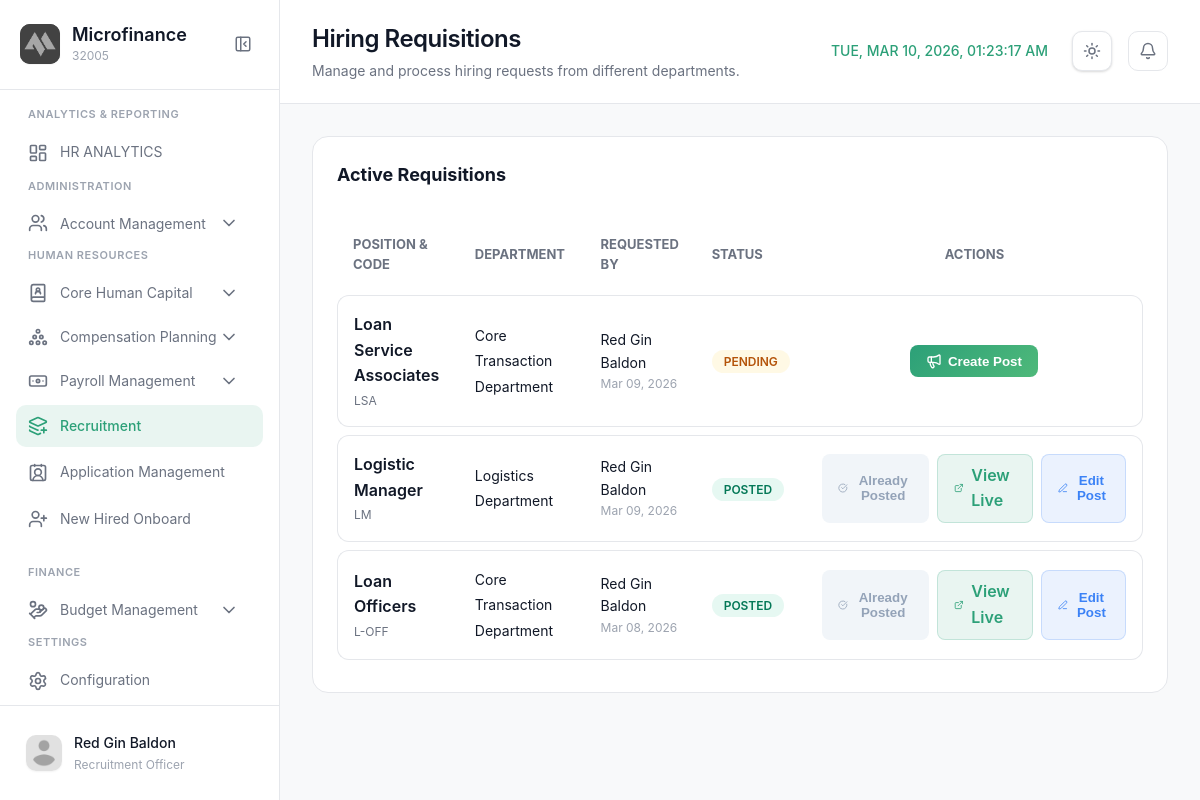
The page /modules/admin/recruitment.php (signed in) on the database its author committed.
### tables this page shows
CREATE TABLE `recruitment_requisitions` (
  `RequisitionID` int(11) NOT NULL,
  `PositionID` int(11) NOT NULL,
  `RequestedBy` varchar(100) NOT NULL,
  `Status` enum('Pending','Active','Posted','Closed') DEFAULT 'Pending',
  `CreatedAt` timestamp NOT NULL DEFAULT current_timestamp()
);

CREATE TABLE `positions` (
  `PositionID` int(11) NOT NULL,
  `PositionName` varchar(100) NOT NULL,
  `PositionCode` varchar(10) DEFAULT NULL,
  `DepartmentID` int(11) DEFAULT NULL,
  `SalaryGradeID` int(11) DEFAULT NULL,
  `AuthorizedHeadcount` int(11) DEFAULT 1
);

CREATE TABLE `department` (
  `DepartmentID` int(11) NOT NULL,
  `DepartmentName` varchar(100) NOT NULL
);

### modules/admin/recruitment.php (the view, shortened to what this page needs)
<?php
require_once '../../config/config.php';
$page = 'recruitment';
$module = 'recruitment';
$query = "
    SELECT
        r.*,
        p.PositionName,
        p.PositionCode,
        d.DepartmentName,
        sg.GradeName,
        sg.MinSalary,
        sg.MaxSalary,
        jp.RequisitionID AS HasPosting,
        jp.Title AS PostTitle,
        jp.Description AS PostDesc,
        jp.Responsibilities AS PostResp,
        jp.Requirements AS PostReq,
        jp.JobType AS PostType,
        jp.SalaryType AS PostSalaryType,
        jp.SalaryRange AS PostSalaryRange,
        jp.Location AS PostLocation
    FROM recruitment_requisitions r
    JOIN positions p ON r.PositionID = p.PositionID
    JOIN department d ON p.DepartmentID = d.DepartmentID
    JOIN salary_grades sg ON p.SalaryGradeID = sg.SalaryGradeID
    LEFT JOIN job_postings jp ON r.RequisitionID = jp.RequisitionID
    WHERE r.Status NOT IN ('Closed', 'Cancelled')
    ORDER BY r.CreatedAt DESC
";
$requisitions = $conn->query($query);
?>
<!DOCTYPE html>
<html lang="en">
<head>
    <link rel="stylesheet" href="../../css/recruitment.css?v=1.3">
</head>
<body>
  <aside class="sidebar" id="sidebar">
    <div class="sidebar-header">
      <div class="logo-container">
        <div class="logo-wrapper">
          <img src="../../img/logo.png" alt="Logo" class="logo">
        </div>
        <div class="logo-text">
          <h2 class="app-name">Microfinance</h2>
          <span class="app-tagline">32005</span>
        </div>
      </div>
      <button class="sidebar-toggle" id="sidebarToggle">
        <i data-lucide="panel-left-close"></i>
      </button>
    </div>
   <nav class="sidebar-nav">
      <div class="nav-section">
        <span class="nav-section-title">ANALYTICS & REPORTING</span>
        <a href="dashboard.php" class="nav-item active">
          <i data-lucide="layout-dashboard"></i>
          <span>HR ANALYTICS</span>
        </a>
      <div class="nav-section">
        <span class="nav-section-title">ADMINISTRATION</span>
        <div class="nav-item-group active">
          <button class="nav-item has-submenu" data-module="accounts">
            <div class="nav-item-content">
              <i data-lucide="users"></i>
              <span>Account Management</span>
            </div>
            <i data-lucide="chevron-down" class="submenu-icon"></i>
          </button>
        </div>
       <div class="nav-section">
        <span class="nav-section-title">Human Resources</span>
          <div class="nav-item-group <?php echo ($module === 'corehumancapital') ? 'active' : ''; ?>">
          <button class="nav-item has-submenu" data-module="corehumancapital">
            <div class="nav-item-content">
              <i data-lucide="book-user"></i>
              <span>Core Human Capital</span>
            </div>
            <i data-lucide="chevron-down" class="submenu-icon"></i>
          </button>
        </div>
          <div class="nav-item-group <?php echo ($module === 'planning') ? 'active' : ''; ?>">
          <button class="nav-item has-submenu" data-module="planning">
            <div class="nav-item-content">
              <i data-lucide="circle-pile"></i>
              <span>Compensation Planning</span>
            </div>
            <i data-lucide="chevron-down" class="submenu-icon"></i>
          </button>
        </div>
        <div class="nav-item-group">
          <button class="nav-item has-submenu" data-module="payroll">
            <div class="nav-item-content">
              <i data-lucide="banknote"></i>
              <span>Payroll Management</span>
            </div>
            <i data-lucide="chevron-down" class="submenu-icon"></i>
          </button>
        </div>
            <a href="recruitment.php" class="nav-item <?php echo ($page === 'recruitment') ? 'active' : ''; ?>">
              <i data-lucide="layers-plus"></i>
              <span>Recruitment</span>
            </a>
            <a href="applicationmgt.php" class="nav-item <?php echo ($page === 'applicationmgt') ? 'active' : ''; ?>">
              <i data-lucide="contact-round"></i>
              <span>Application Management</span>
            </a>
      <a href="newhiredonboard.php" class="nav-item <?php echo ($page === 'newhiredonboard') ? 'active' : ''; ?>">
              <i data-lucide="user-plus"></i>
              <span>New Hired Onboard</span>
            </a>
        </div>
        <div class="nav-section">
        <span class="nav-section-title">FINANCE</span>
        <div class="nav-item-group <?php echo ($module === 'budget') ? 'active' : ''; ?>">
          <button class="nav-item has-submenu" data-module="budget">
            <div class="nav-item-content">
              <i data-lucide="hand-coins"></i>
              <span>Budget Management</span>
            </div>
            <i data-lucide="chevron-down" class="submenu-icon"></i>
          </button>
      <div class="nav-section">
        <span class="nav-section-title">SETTINGS</span>
        <a href="#" class="nav-item">
          <i data-lucide="settings"></i>
          <span>Configuration</span>
        </a>
      </div>
    </nav>
    <div class="sidebar-footer">
      <div class="user-profile">
        <div class="user-avatar">
          <img src="../../img/profile.png" alt="User">
        </div>
        <div class="user-info">
          <span class="user-name"><?php echo htmlspecialchars($_SESSION['username'] ?? 'Admin'); ?></span>
          <span class="user-role">Recruitment Officer</span>
        </div>
      </div>
    </div>
  </aside>
  <main class="main-content">
    <header class="page-header">
      <div class="header-left">
        <div class="header-title">
          <h1>Hiring Requisitions</h1>
          <p>Manage and process hiring requests from different departments.</p>
        </div>
      </div>
      <div class="header-right">
        <div class="header-clock">
          <span id="realTimeClock"></span>
        </div>
        <button class="theme-toggle" id="themeToggle">
          <i data-lucide="sun" class="sun-icon"></i>
        </button>
        <button class="icon-btn">
          <i data-lucide="bell"></i>
        </button>
      </div>
    </header>
    <div class="content-wrapper">
      <div class="management-card" style="background: var(--surface); border-radius: 16px; padding: 24px; border: 1px solid var(--border-color);">
        <div class="card-header" style="display: flex; justify-content: space-between; align-items: center; margin-bottom: 24px;">
            <h2 style="font-size: 18px; font-weight: 700; color: var(--text-primary);">Active Requisitions</h2>
        </div>
        <div class="table-container">
            <table class="requisition-table">
                <thead>
                    <tr style="text-align: left; color: var(--text-secondary); font-size: 13px; font-weight: 600;">
                        <th style="padding: 12px 16px;">POSITION & CODE</th>
                        <th style="padding: 12px 16px;">DEPARTMENT</th>
                        <th style="padding: 12px 16px;">REQUESTED BY</th>
                        <th style="padding: 12px 16px;">STATUS</th>
                        <th style="padding: 12px 16px; text-align: center;">ACTIONS</th>
                    </tr>
                </thead>
                <tbody>
                    <?php if ($requisitions->num_rows === 0): ?>
                        <tr>
                            <td colspan="5" style="text-align: center; padding: 40px; color: var(--text-tertiary);">
                                No pending requisitions found.
                            </td>
                        </tr>
                    <?php else: while ($req = $requisitions->fetch_assoc()): ?>
                        <tr class="req-row">
                            <td>
                                <div style="display: flex; flex-direction: column; gap: 2px;">
                                    <span style="font-weight: 600; color: var(--text-primary);"><?php echo htmlspecialchars($req['PositionName']); ?></span>
                                    <span style="font-size: 12px; color: var(--text-secondary);"><?php echo htmlspecialchars($req['PositionCode']); ?></span>
                                </div>
                            </td>
                            <td>
                                <span style="color: var(--text-primary); font-size: 14px;"><?php echo htmlspecialchars($req['DepartmentName']); ?></span>
                            </td>
                            <td>
                                <div style="display: flex; flex-direction: column;">
                                    <span style="font-size: 14px; color: var(--text-primary);"><?php echo htmlspecialchars($req['RequestedBy']); ?></span>
                                    <span style="font-size: 12px; color: var(--text-tertiary);"><?php echo date('M d, Y', strtotime($req['CreatedAt'])); ?></span>
                                </div>
                            </td>
                            <td>
                                <span class="status-pill status-<?php echo strtolower($req['Status']); ?>">
                                    <?php echo $req['Status']; ?>
                                </span>
                            </td>
                            <td>
                                <div style="display: flex; justify-content: center; gap: 8px;">
                                    <?php if ($req['Status'] === 'Posted'): ?>
                                        <button class="btn-post" style="background: #f1f5f9; color: #94a3b8; border-color: #e2e8f0; cursor: not-allowed;" disabled>
                                            <i data-lucide="check-circle" style="width: 16px; height: 16px;"></i>
                                            <span>Already Posted</span>
                                        </button>
                                        <a href="../../jobposting.php" class="btn-post" style="text-decoration: none; background: rgba(44, 160, 120, 0.1); color: #2ca078; border: 1px solid rgba(44, 160, 120, 0.2); display: flex; align-items: center; gap: 8px;" target="_blank">
                                            <i data-lucide="external-link" style="width: 16px; height: 16px;"></i>
                                            <span>View Live</span>
                                        </a>
                                    <?php else: ?>
                                        <button class="btn-post" onclick="createJobPost(<?php echo $req['RequisitionID']; ?>, '<?php echo addslashes($req['PositionName']); ?>', '<?php echo addslashes($req['DepartmentName']); ?>', '<?php echo number_format($req['MinSalary'] / 1000, 0); ?>k - <?php echo number_format($req['MaxSalary'] / 1000, 0); ?>k')">
                                            <i data-lucide="megaphone" style="width: 16px; height: 16px;"></i>
                                            <span>Create Post</span>
                                        </button>
                                    <?php endif; ?>
                                    <?php if ($req['Status'] === 'Posted'): ?>
                                        <button class="btn-post" style="background: rgba(59, 130, 246, 0.1); color: #3b82f6; border: 1px solid rgba(59, 130, 246, 0.2);"
                                            onclick="editJobPost({
                                                id: <?php echo $req['RequisitionID']; ?>,
                                                title: '<?php echo addslashes($req['PostTitle']); ?>',
                                                dept: '<?php echo addslashes($req['DepartmentName']); ?>',
                                                type: '<?php echo addslashes($req['PostType']); ?>',
                                                salaryType: '<?php echo addslashes($req['PostSalaryType']); ?>',
                                                salary: '<?php echo addslashes($req['PostSalaryRange']); ?>',
                                                location: '<?php echo addslashes($req['PostLocation']); ?>',
                                                desc: '<?php echo addslashes($req['PostDesc']); ?>',
                                                resp: '<?php echo addslashes($req['PostResp']); ?>',
                                                reqs: '<?php echo addslashes($req['PostReq']); ?>'
                                            })">
                                            <i data-lucide="edit-3" style="width: 16px; height: 16px;"></i>
                                            <span>Edit Post</span>
                                        </button>
                                    <?php endif; ?>
                                </div>
                            </td>
                        </tr>
                    <?php endwhile; endif; ?>
                </tbody>
            </table>
        </div>
      </div>
    </div>
  </main>
</body>
</html>

### modules/admin/recruitment.php (style rules this page uses)
.requisition-table { width: 100%; border-collapse: separate; border-spacing: 0 8px; }
.req-row { background: var(--surface); transition: var(--transition); }
.req-row td { padding: 16px; border-top: 1px solid var(--border-color); border-bottom: 1px solid var(--border-color); }
.req-row td:first-child { border-left: 1px solid var(--border-color); border-radius: 12px 0 0 12px; }
.req-row td:last-child { border-right: 1px solid var(--border-color); border-radius: 0 12px 12px 0; }
.status-pill { padding: 4px 12px; border-radius: 20px; font-size: 12px; font-weight: 600; text-transform: uppercase; }
.status-pending { background: rgba(255, 193, 7, 0.1); color: #b45309; }
.status-posted { background: rgba(16, 185, 129, 0.1); color: #047857; }
.btn-post { background: linear-gradient(135deg, #2ca078, #4fb97a); color: white; border: none; padding: 8px 16px; border-radius: 8px; font-weight: 600; cursor: pointer; display: flex; align-items: center; gap: 6px; transition: var(--transition); }

### rows shown on the page
recruitment_requisitions: PositionID.PositionName "Loan Service Associates", PositionID.PositionCode "LSA", department.DepartmentName "Core Transaction Department", RequestedBy "Red Gin Baldon", CreatedAt "Mar 09, 2026", Status "PENDING"
recruitment_requisitions: PositionID.PositionName "Logistic Manager", PositionID.PositionCode "LM", department.DepartmentName "Logistics Department", RequestedBy "Red Gin Baldon", CreatedAt "Mar 09, 2026", Status "POSTED", shows "Already Posted"
recruitment_requisitions: PositionID.PositionName "Loan Officers", PositionID.PositionCode "L-OFF", department.DepartmentName "Core Transaction Department", RequestedBy "Red Gin Baldon", CreatedAt "Mar 08, 2026", Status "POSTED", shows "Already Posted"

### other values the page prints
$_SESSION['username'] "Red Gin Baldon"
